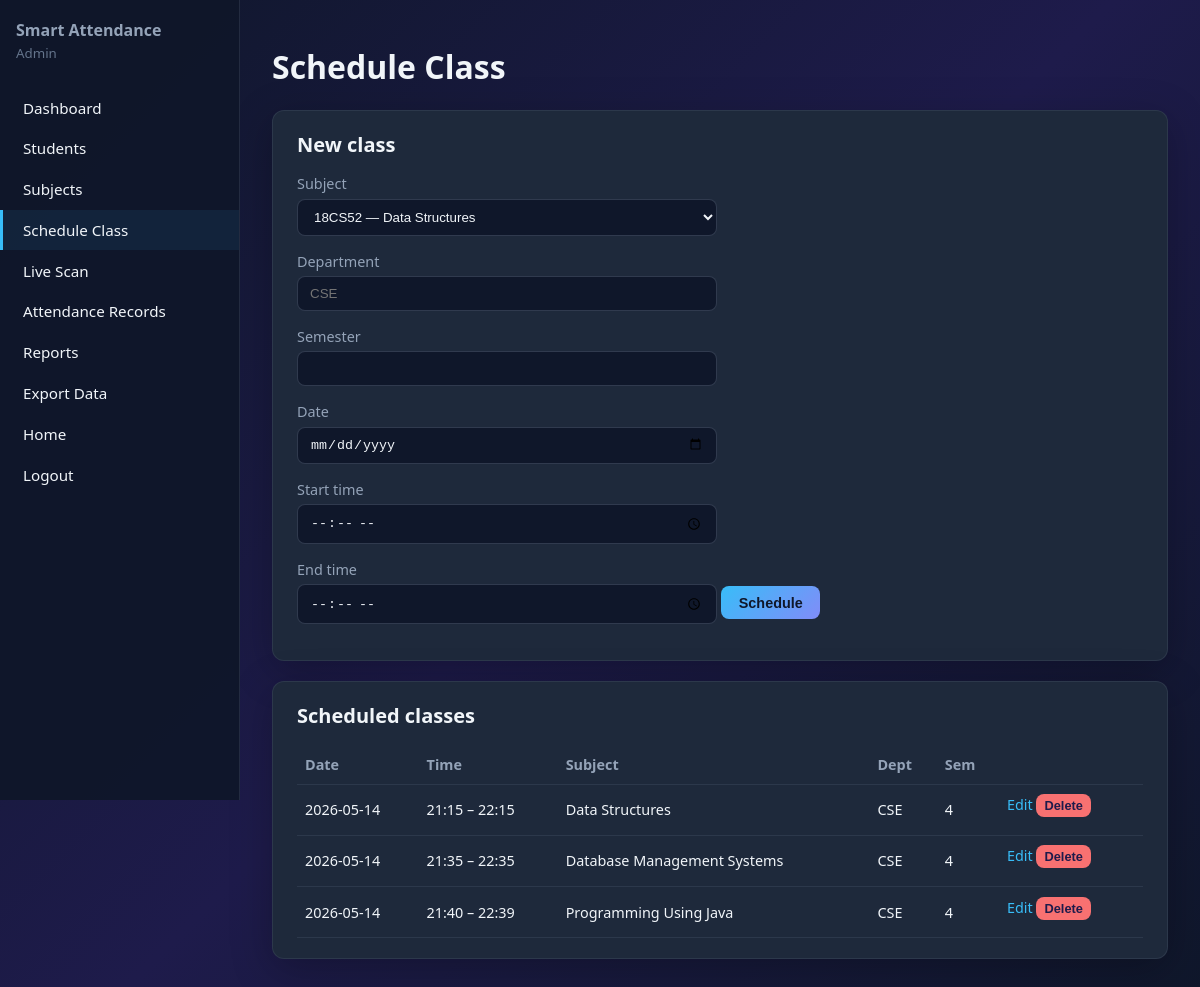
/admin/schedule (signed in), run on an earlier commit of the app's database.
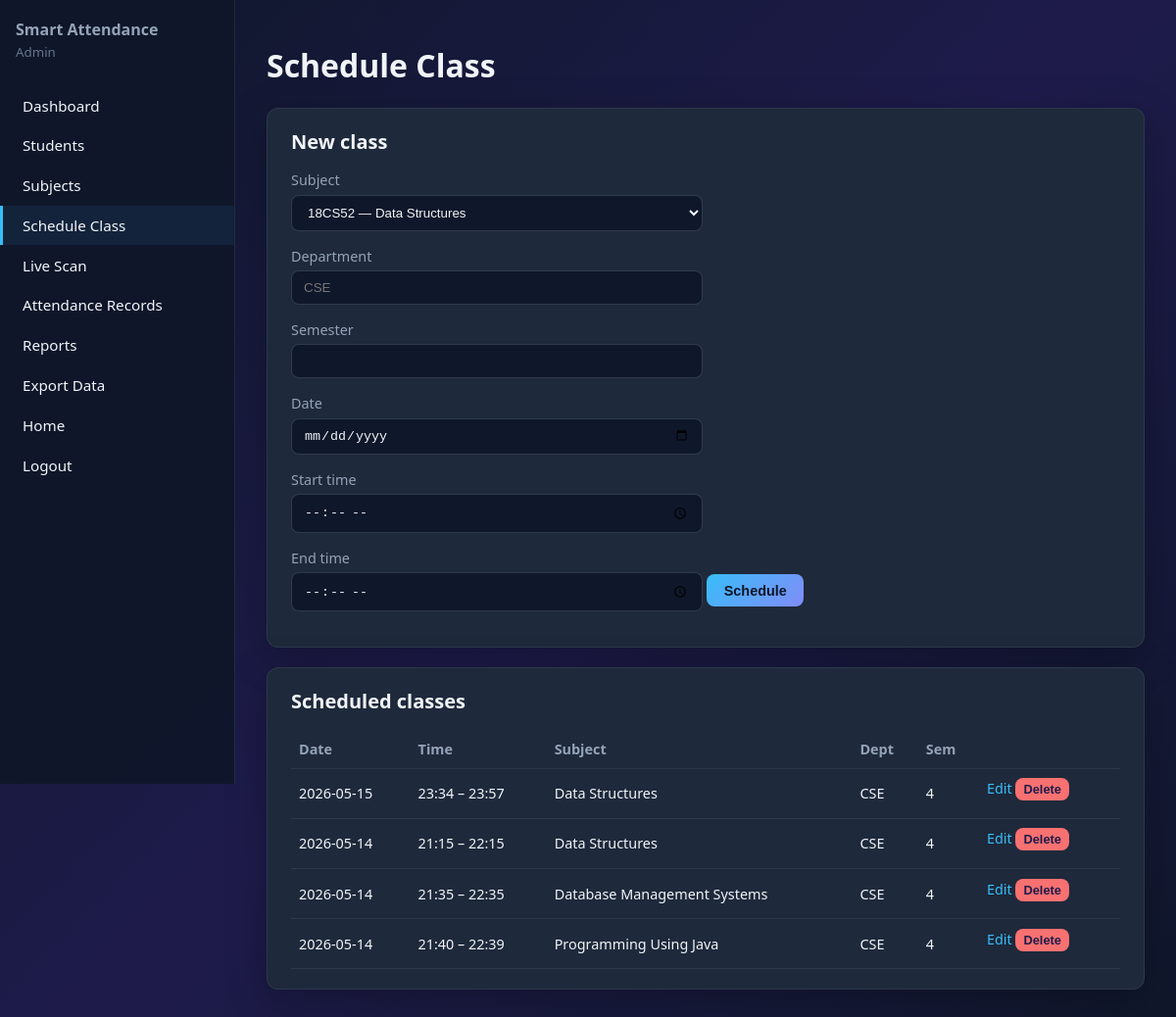
And on a later commit of the database.
### tables this page shows
CREATE TABLE classes (
            id INTEGER PRIMARY KEY AUTOINCREMENT,
            subject_id INTEGER NOT NULL,
            department TEXT NOT NULL,
            semester INTEGER NOT NULL,
            class_date TEXT NOT NULL,
            start_time TEXT NOT NULL,
            end_time TEXT NOT NULL,
            created_by INTEGER,
            FOREIGN KEY (subject_id) REFERENCES subjects(id),
            FOREIGN KEY (created_by) REFERENCES admins(id)
        );

CREATE TABLE subjects (
            id INTEGER PRIMARY KEY AUTOINCREMENT,
            subject_code TEXT NOT NULL,
            subject_name TEXT NOT NULL
        );

### routes/admin.py (the view)
@admin_bp.route("/schedule")
@admin_required
def schedule_list():
    conn = get_db()
    rows = conn.execute(
        """
        SELECT c.*, s.subject_name, s.subject_code
        FROM classes c
        JOIN subjects s ON s.id = c.subject_id
        ORDER BY c.class_date DESC, c.start_time
        """
    ).fetchall()
    subjects = conn.execute("SELECT * FROM subjects ORDER BY subject_name").fetchall()
    conn.close()
    return render_template("admin/schedule.html", classes=rows, subjects=subjects, edit_row=None)

### models/db.py (called while the page is built)
def get_db():
    conn = sqlite3.connect(Config.DATABASE_PATH)
    conn.row_factory = sqlite3.Row
    conn.execute("PRAGMA foreign_keys = ON")
    return conn

### routes/auth.py (called while the page is built)
def admin_required(f):
    @wraps(f)
    def decorated(*args, **kwargs):
        if not session.get("admin_id"):
            return redirect(url_for("auth.admin_login"))
        return f(*args, **kwargs)
    return decorated

### templates/admin/schedule.html (shortened to what this page needs)
{% extends "base_admin.html" %}
{% block content %}
<h1>Schedule Class</h1>
<div class="card">
  <h2>New class</h2>
  <form method="post" action="{{ url_for('admin.schedule_add') }}">
    <label>Subject</label>
    <select name="subject_id" required>
      {% for s in subjects %}
      <option value="{{ s.id }}">{{ s.subject_code }} — {{ s.subject_name }}</option>
      {% endfor %}
    </select>
    <label>Department</label>
    <input type="text" name="department" required placeholder="CSE">
    <label>Semester</label>
    <input type="number" name="semester" min="1" max="12" required>
    <label>Date</label>
    <input type="date" name="class_date" required>
    <label>Start time</label>
    <input type="time" name="start_time" required>
    <label>End time</label>
    <input type="time" name="end_time" required>
    <button class="btn btn-primary" type="submit">Schedule</button>
  </form>
</div>
<div class="card">
  <h2>Scheduled classes</h2>
  <table>
    <thead>
      <tr><th>Date</th><th>Time</th><th>Subject</th><th>Dept</th><th>Sem</th><th></th></tr>
    </thead>
    <tbody>
      {% for c in classes %}
      <tr>
        <td>{{ c.class_date }}</td>
        <td>{{ c.start_time }} – {{ c.end_time }}</td>
        <td>{{ c.subject_name }}</td>
        <td>{{ c.department }}</td>
        <td>{{ c.semester }}</td>
        <td>
          <a href="{{ url_for('admin.schedule_edit', cid=c.id) }}">Edit</a>
          <form action="{{ url_for('admin.schedule_delete', cid=c.id) }}" method="post" style="display:inline" onsubmit="return confirm('Delete class and its attendance?');">
            <button type="submit" class="btn btn-danger" style="padding:0.25rem 0.5rem;font-size:0.8rem">Delete</button>
          </form>
        </td>
      </tr>
      {% else %}
      <tr><td colspan="6">No classes scheduled.</td></tr>
      {% endfor %}
    </tbody>
  </table>
</div>
{% endblock %}

What changed in the data, as far as the page shows it:
added classes: class_date "2026-05-15", start_time "23:34", end_time "23:57", subject_name "Data Structures", department "CSE", semester "4"
